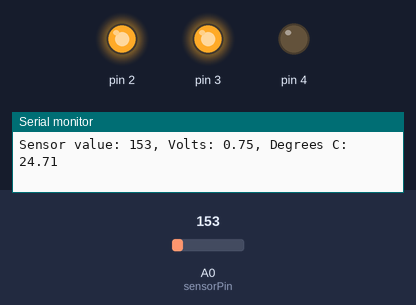
This sketch was run on a simulated Arduino Uno, built with avr-gcc and run on an emulated ATmega328P. Shown: output pins drawn as LEDs (lit = HIGH), the last lines printed to the serial monitor. Inputs (shaded band) come from the test bench; at power-on: A0 (sensorPin) = 153.

Above: at 1.2 s.
1.3 s: A0 (sensorPin) set to 151
At 2.2 s:
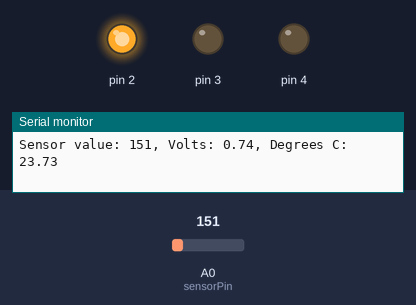
2.8 s: A0 (sensorPin) set to 114
At 3.6 s:
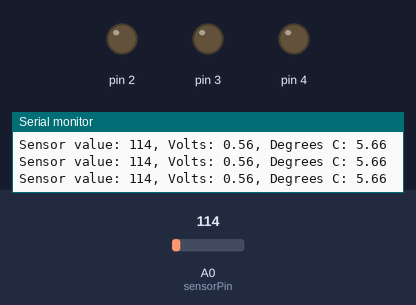
4.3 s: A0 (sensorPin) set to 165
At 5.2 s:
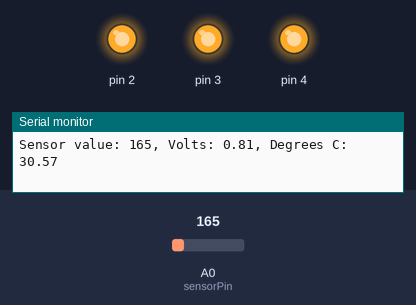
5.8 s: A0 (sensorPin) set to 133
At 6.6 s:
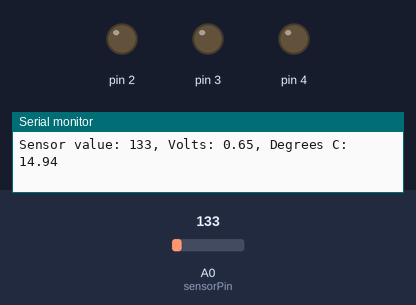
8.8 s: A0 (sensorPin) set to 175
At 9.5 s:
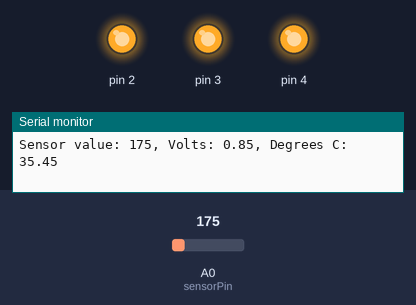
Timing chart, 0 to 11.8 s (numbered marks = the images above; inputs shaded):
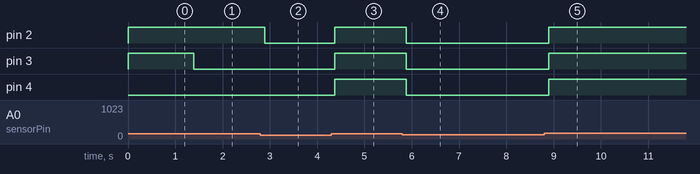

The sketch:

Love-o-Meter.ino
```cpp
const int sensorPin = A0;       // this is the pin where the temperature sensor (TMP36) is connected to
const float baselineTemp = 20;  // this constant is limit above which the first red LED is turned on

void setup() {
  Serial.begin(9600);   // start the serial communication (over USB) with a baud rate of 9600
  for (int pinNumber = 2; pinNumber < 5; pinNumber++) {
    pinMode(pinNumber, OUTPUT);   // set up pins 2,3, and 4 as output pins
    digitalWrite(pinNumber, LOW); // insure that they are off
  }
}

void loop() {
  int sensorVal = analogRead(sensorPin);  // read out the analog voltage from the temperature sensor
  Serial.print("Sensor value: ");
  Serial.print(sensorVal);
  // convert digital value into a voltage (10 bit ADC = 1024 levels) with 5 volts as 1024
  float voltage = (sensorVal / 1024.0) * 5.0;
  Serial.print(", Volts: ");
  Serial.print(voltage);
  // convert the voltage into a temperature in degrees Celsius
  float temperature = (voltage - .5) * 100;
  Serial.print(", Degrees C: ");
  Serial.println(temperature);
  // turn on the LED as a function of temperature above the baselineTemp
  if (temperature<baselineTemp) {
    digitalWrite(2, LOW);
    digitalWrite(3, LOW);
    digitalWrite(4, LOW);
  } else if (temperature >= baselineTemp+2 && temperature < baselineTemp+4){
    digitalWrite(2, HIGH);
    digitalWrite(3, LOW);
    digitalWrite(4, LOW);
  }else if (temperature >= baselineTemp+4 && temperature < baselineTemp+6){
    digitalWrite(2, HIGH);
    digitalWrite(3, HIGH);
    digitalWrite(4, LOW);
  }else if (temperature >= baselineTemp+6){
    digitalWrite(2, HIGH);
    digitalWrite(3, HIGH);
    digitalWrite(4, HIGH);
  }
  // add a little delay not to stress the analog to digital converter (ADC)
  delay(1);
}
```

Measured:
- the behaviour switches between 152 and 151 on A0 (sensorPin) (found by bisection; images 0 and 1)
- after the input at 1.3 s, pin 3: HIGH → LOW after 0.09 s
- after the input at 2.8 s, pin 2: HIGH → LOW after 0.10 s
- after the input at 4.3 s, pin 2–4: LOW → HIGH after 0.07 s
- after the input at 5.8 s, pin 2–4: HIGH → LOW after 0.08 s
- after the input at 8.8 s, pin 2–4: LOW → HIGH after 0.10 s
